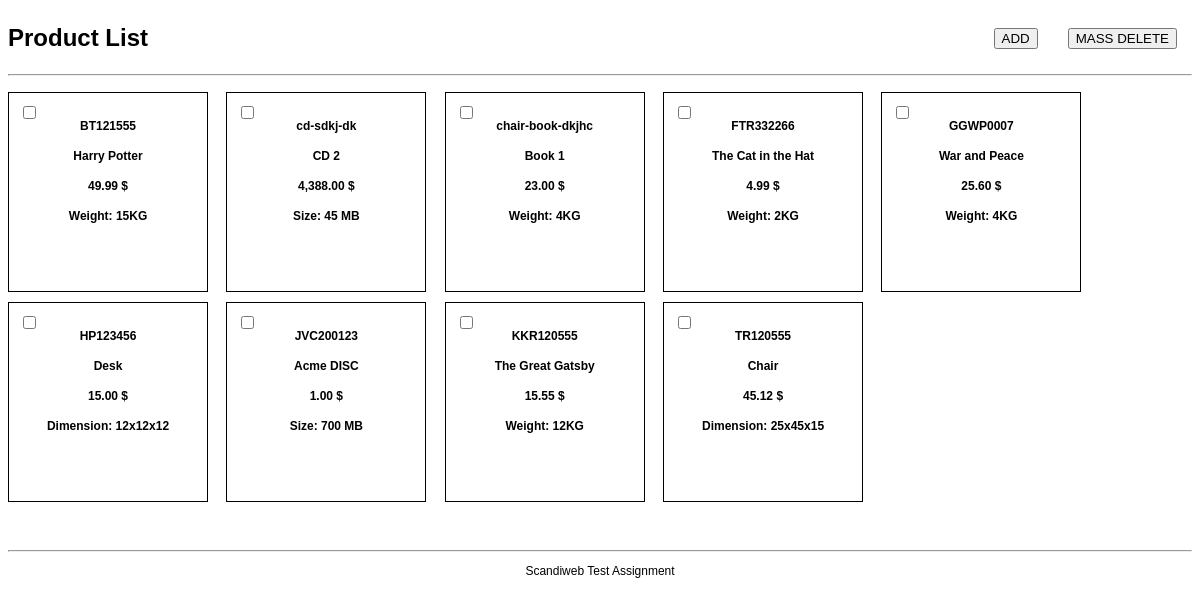
The app's page /productList.php with its own data.
### tables this page shows
CREATE TABLE `products` (
  `sku` varchar(255) NOT NULL,
  `name` varchar(255) NOT NULL,
  `price` double NOT NULL,
  `type` varchar(255) NOT NULL,
  `size` int(11) DEFAULT NULL,
  `weight` float DEFAULT NULL,
  `height` int(11) DEFAULT NULL,
  `width` int(11) DEFAULT NULL,
  `length` int(11) DEFAULT NULL
);

### modules/Product.php (called while the page is built, shortened)
<?php
class Product
{
  private $conn;
  private $table = 'products';
  public function __construct($db)
  {
    $this->conn = $db;
  }
  public function list_products()
  {
    $query = 'SELECT sku, name, price, type, size, weight, height, width, length
              FROM ' . $this->table;
    $stmt = $this->conn->prepare($query);
    $stmt->execute();
    return $stmt;
  }
}

### productList.php (the view, shortened to what this page needs)
<!DOCTYPE html>
<html lang="en">
<?php
include_once './modules/Product.php';
$db = new Database();
$dbConnection = $db->connect();
$product = new Product($dbConnection);
$result = $product->list_products();
$num = $result->rowCount();
?>
<head>
</head>
<body>
  <h1>Product List</h1>
  <a ><button id="delete-product-btn">MASS DELETE</button></a>
  <a href="./addProduct.php"><button>ADD</button></a>
  <hr>
  <?php
if ($num > 0) {
  while ($row = $result->fetch(PDO::FETCH_ASSOC)) {
?><div class='box'>
  <input type="checkbox" name="" class="delete-checkbox" id='<?php echo $row['sku']; ?>' style='cursor: pointer;'>
  <?php
    echo "<h4>" . $row['sku'] . "</h4>";
    echo "<h4>" . $row['name'] . "</h4>";
    echo "<h4>" . number_format($row['price'], 2) . " $</h4>";
    if ($row['size'] != null)
      echo "<h4>Size: " . $row['size'] . " MB</h4>";
    if ($row['weight'] != null)
      echo "<h4>Weight: " . $row['weight'] . "KG</h4>";
    if ($row['height'] != null && $row['width'] != null && $row['length'] != null)
      echo "<h4>Dimension: " . $row['height'] . "x" . $row['width'] . "x" . $row['length'] . "</h4>";
?>
    </div>
<?php
  }
}
?>
<br><br><br><br><hr>
<footer style='text-align: center'>
  <p>Scandiweb Test Assignment</p>
</footer>
</body>
</html>

### productList.php (style rules this page uses)
body { font-size: 12px; font-family: Arial, Helvetica, sans-serif; }
h1 { display: inline-block; }
button { margin: 20px 15px; float: right; cursor: pointer; }
.delete-checkbox { float: left; margin-right: -20px; }
.box { border: 1px solid black; text-align:center; height: 200px; width: 200px; padding: 10px; margin-top: 10px; margin-right: 15px; box-sizing: border-box; display: inline-block; }

### records on screen
products: sku "BT121555", name "Harry Potter", price "49.99", weight "15"
products: sku "cd-sdkj-dk", name "CD 2", price "4,388.00", size "45"
products: sku "chair-book-dkjhc", name "Book 1", price "23.00", weight "4"
products: sku "FTR332266", name "The Cat in the Hat", price "4.99", weight "2"
products: sku "GGWP0007", name "War and Peace", price "25.60", weight "4"
products: sku "HP123456", name "Desk", price "15.00", height "12", width "12", length "12"
products: sku "JVC200123", name "Acme DISC", price "1.00", size "700"
products: sku "KKR120555", name "The Great Gatsby", price "15.55", weight "12"
products: sku "TR120555", name "Chair", price "45.12", height "25", width "45", length "15"
